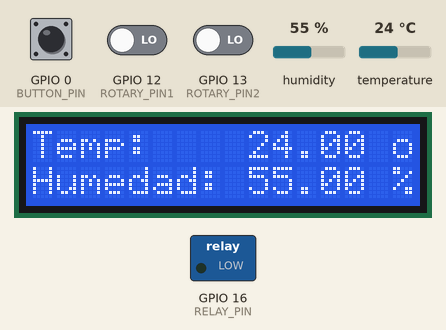
A sketch run on a simulated ESP8266 (NodeMCU). Parts: 16×2 character LCD, switched loads named in the sketch (green lamp = pin HIGH). The inputs (shaded band) are chosen by the test bench; at power-on: GPIO 0 (BUTTON_PIN) HIGH, humidity 55 %, temperature 24 °C, GPIO 12 (ROTARY_PIN1) LOW, GPIO 13 (ROTARY_PIN2) LOW. WiFi joins after 1.5 s; servers stay silent unless stated; no MQTT or app messages arrive unless stated; what the sketch prints to the serial monitor is not drawn.

Above: at 2.8 s.
2.9 s: GPIO 0 (BUTTON_PIN) pulled LOW for 0.15 s
At 3.8 s:
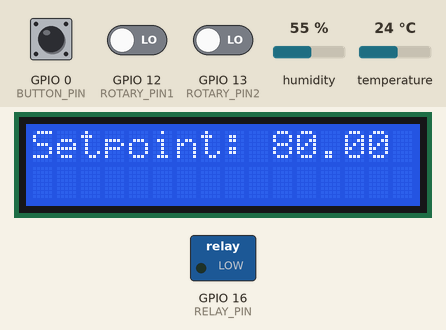
11.5 s: GPIO 0 (BUTTON_PIN) pulled LOW for 1 s
At 12.6 s:
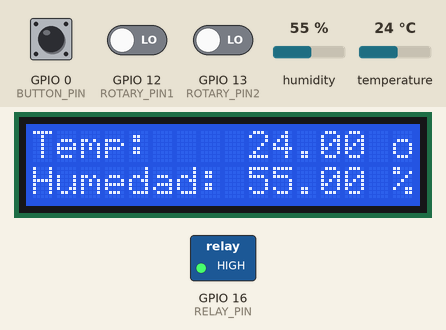
14.0 s: humidity set to 22 %
At 22.0 s:
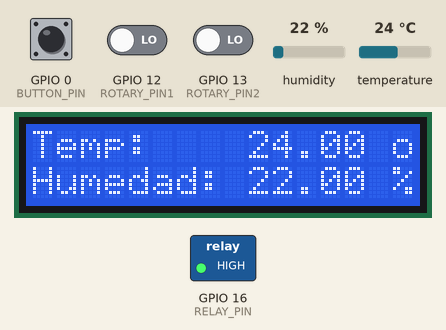
23.1 s: temperature set to 12 °C
At 32.1 s:
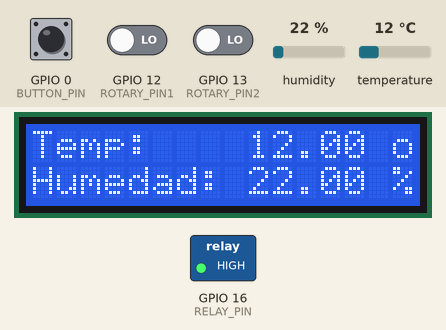
34.6 s: humidity set to 40 %
At 42.2 s:
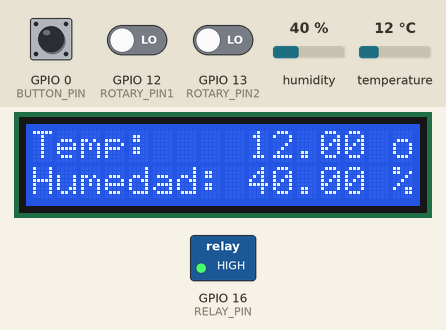
Timing chart, 0 to 43.7 s (numbered marks = the images above; inputs shaded):
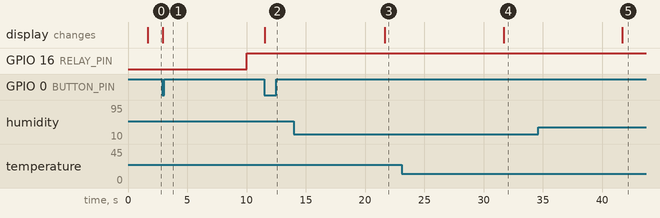

Measured:
- after the input at 2.9 s, GPIO 16 (RELAY_PIN): LOW → HIGH after 7.1 s; the display: changes at once (image 1)
- after the input at 11.5 s, the display: changes at once (image 2)
- after the input at 14.0 s, the display: changes after 7.7 s (image 3)
- after the input at 23.1 s, the display: changes after 8.6 s (image 4)
- after the input at 34.6 s, the display: changes after 7.1 s (image 5)

The sketch:

chest.ino
```cpp
#include <Wire.h>
#include <LiquidCrystal_I2C.h>
#include <ESP8266WiFi.h>
#include <ESP8266mDNS.h>
#include <WiFiUdp.h>
#include <ArduinoOTA.h>
#include <PubSubClient.h>
#include <DHT.h>
#include <Button.h>
#include "ESPRotary.h";

// WIFI
const char* ssid = "SSID"; // Enter your WiFi name
const char* password =  "password"; // Enter WiFi password

// MQTT
const char* mqttServer = "x.x.x.x";
const int mqttPort = 1883;
const char* mqttUser = "user";
const char* mqttPassword = "pass";
const char* tempTopic = "esp/chest/temp";
const char* humidityTopic = "esp/chest/humidity";
const char* setpointTopic = "esp/chest/setpoint";
long ms_publish;
#define MQTT_PULISH_MS  10000 // cada cuanto ms envio un msg a mqtt

WiFiClient espClient;
PubSubClient client(espClient);


// temperature sensor
#define DHT_PIN 14 // D5
float temperature;
float humidity;
float last_temperature;
float last_humidity;
long ms_temp;
#define DHT_POLL_MS   10000

// display
#define TRUE  1
#define FALSE 0
int dht_changed = FALSE;
DHT dht(DHT_PIN,DHT22);

// Set the LCD address to 0x27 for a 16 chars and 2 line display
LiquidCrystal_I2C lcd(0x27, 16, 2);


// Display & Menu state machine
#define STATE_SHOW        1
#define STATE_SETPOINT    2

int state = STATE_SHOW;


// Control
float setpoint = 20.0;
float setpoint_changed = FALSE;
#define OFF 0
#define ON 1
int heat = OFF;  // caldera prendida o apagada

// button
#define BUTTON_PIN  0 // D3
Button button(BUTTON_PIN);


// encoder

#define ROTARY_PIN1 12  // D6
#define ROTARY_PIN2 13  // D7
#define CLICKS_PER_STEP   4   // this number depends on your rotary encoder
#define MIN_POS   100
#define MAX_POS   400
ESPRotary encoder = ESPRotary(ROTARY_PIN1, ROTARY_PIN2, CLICKS_PER_STEP, MIN_POS, MAX_POS);

// relay
#define RELAY_PIN 16 // D0
long ms_heat_change;
#define HYSTERESIS_MS  1000*60*1   // histeresys on off - 2 minutes
int heat_now = TRUE;
long ms_poll_control;
#define CONTROL_POLL_MS  10000  // ms cada cuanto ejecuta loop de control

/*
 * init functions
 */


void connectMQTT() {
    if(client.connected()) {
      return;
    }

    if(WiFi.status() != WL_CONNECTED) {
      Serial.println("WiFi not ready to connect to MQTT");
      return;
    }

    while (!client.connected()) {
    Serial.println("Connecting to MQTT...");

    if (client.connect("ChestClient", mqttUser, mqttPassword )) {

      Serial.println("connected to MQTT");

      client.subscribe(setpointTopic);

    } else {

      Serial.print("failed with state ");
      Serial.println(client.state());
      delay(2000);

    }
  }
}


void callback(char* topic, byte* payload, unsigned int length) {


  Serial.print("Message arrived in topic: ");
  Serial.println(topic);

  Serial.print("Message:");
  for (int i = 0; i < length; i++) {
    Serial.print((char)payload[i]);
  }
  Serial.println();
  Serial.println("-----------------------");

  payload[length] = 0;
  String str = String ((char *)payload);
  float new_setpoint = str.toFloat();
  if(new_setpoint > 0 ) {
    setpoint = new_setpoint;
  }

}

void initMQTT() {
  client.setServer(mqttServer, mqttPort);
  client.setCallback(callback);
  connectMQTT();

  ms_publish = millis();
}


void connectWIFI() {
  WiFi.mode(WIFI_STA);
  WiFi.begin(ssid, password);
  WiFi.printDiag(Serial);

  while (WiFi.status() != WL_CONNECTED) {
    delay(500);
    Serial.println("Connecting to WiFi..");
  }
  Serial.println("Connected to the WiFi network");
  Serial.print("IP: ");
  Serial.println(WiFi.localIP());

  /*
  Nota: si la conexión se establece y luego se pierde por algún motivo, ESP se reconectará automáticamente al último punto
  de acceso utilizado una vez que vuelva a estar en línea. Esto se hará automáticamente mediante la librería WiFi,
  sin intervención del usuario.
   */
}

void initOTA() {

  // Port defaults to 8266
  // ArduinoOTA.setPort(8266);

  // Hostname defaults to esp8266-[ChipID]
  // ArduinoOTA.setHostname("myesp8266");

  // No authentication by default
  // ArduinoOTA.setPassword("admin");

  // Password can be set with it's md5 value as well
  // MD5(admin) = 21232f297a57a5a743894a0e4a801fc3
  // ArduinoOTA.setPasswordHash("21232f297a57a5a743894a0e4a801fc3");

  ArduinoOTA.onStart([]() {
    String type;
    if (ArduinoOTA.getCommand() == U_FLASH) {
      type = "sketch";
    } else { // U_SPIFFS
      type = "filesystem";
    }

    // NOTE: if updating SPIFFS this would be the place to unmount SPIFFS using SPIFFS.end()
    Serial.println("Start updating " + type);
  });
  ArduinoOTA.onEnd([]() {
    Serial.println("\nEnd");
  });
  ArduinoOTA.onProgress([](unsigned int progress, unsigned int total) {
    Serial.printf("Progress: %u%%\r", (progress / (total / 100)));
  });
  ArduinoOTA.onError([](ota_error_t error) {
    Serial.printf("Error[%u]: ", error);
    if (error == OTA_AUTH_ERROR) {
      Serial.println("Auth Failed");
    } else if (error == OTA_BEGIN_ERROR) {
      Serial.println("Begin Failed");
    } else if (error == OTA_CONNECT_ERROR) {
      Serial.println("Connect Failed");
    } else if (error == OTA_RECEIVE_ERROR) {
      Serial.println("Receive Failed");
    } else if (error == OTA_END_ERROR) {
      Serial.println("End Failed");
    }
  });
  ArduinoOTA.begin();

}

void initLCD() {
  // initialize the LCD
  lcd.begin();

  // Turn on the blacklight and print a message.
  lcd.backlight();
  lcd.setCursor(5,0);
  lcd.print("CHEST!");
  lcd.setCursor(1,1);
  lcd.print("Charlie's Nest");
}

void initDHT() {
  pinMode(DHT_PIN, INPUT);
  dht.begin();
  ms_temp = millis() - DHT_POLL_MS; // resto el poll period para que cuando arranque preguente enseguida por la temperatura
}

void ICACHE_RAM_ATTR encoderIRS()  {
  encoder.loop();
}

// on change
void rotate(ESPRotary& r) {
}


// on left or right rotattion
void showDirection(ESPRotary& r) {
}


void initEncoder() {
    button.begin();

    encoder.setChangedHandler(rotate);
    encoder.setLeftRotationHandler(showDirection);
    encoder.setRightRotationHandler(showDirection);

    attachInterrupt(digitalPinToInterrupt(ROTARY_PIN1), encoderIRS, CHANGE);
    attachInterrupt(digitalPinToInterrupt(ROTARY_PIN2), encoderIRS, CHANGE);
}

void initRelay() {
    pinMode(RELAY_PIN,OUTPUT);
    digitalWrite(RELAY_PIN,LOW);
    ms_heat_change = millis();
}


void setup()
{

  Serial.begin(115200);
  Serial.setDebugOutput(true);


  initLCD();
  initDHT();
  connectWIFI();
  initOTA();
  initMQTT();
  initEncoder();
  initRelay();
}

/*
 * Main functions
 */
void pollTemperature() {

    if(ms_temp + DHT_POLL_MS < millis() ) {
      ms_temp = millis();
      last_temperature = temperature;
      last_humidity = humidity;
      temperature = dht.readTemperature();
      humidity = dht.readHumidity();
      if(last_temperature != temperature || last_humidity != humidity) {
        dht_changed = TRUE;
      } else {
        dht_changed = FALSE;
      }
      return;
    }
    dht_changed=0; // si no hago un poleo entonces la temperatura no cambio
}

void log2Serial() {
    if(dht_changed) {
      Serial.print("Temperatura: ");
      Serial.print(temperature);
      Serial.print(" Humedad: ");
      Serial.println(humidity);
    }
}

// MQTT publish
void publishSetpoint(float sp) {
  client.publish(setpointTopic, String(sp).c_str(),true);
}

void publishTempHum(float t, float h) {
  client.publish(tempTopic, String(t).c_str(),true);
  client.publish(humidityTopic, String(h).c_str(),true);
}

void publishMQTT() {
    if(ms_publish + MQTT_PULISH_MS < millis()) {
        publishTempHum(temperature,humidity);
        publishSetpoint(setpoint);
        ms_publish = millis();
    }
}


void showTempLCD(int force) {
  if(dht_changed || force) {
    lcd.clear();// clear previous values from screen
    lcd.print("Temp:");
    lcd.setCursor(9,0);
    lcd.print(String(temperature).c_str());
    lcd.setCursor(15,0);
    lcd.print("o");
    lcd.setCursor(0,1);
    lcd.print("Humedad:");
    lcd.setCursor(9,1);
    lcd.print(String(humidity).c_str());
    lcd.setCursor(15,1);
    lcd.print("%");
  }
}

void showSetpointLCD(int force) {
    if(setpoint_changed || force) {
        lcd.clear();// clear previous values from screen
        lcd.print("Setpoint:");
        lcd.setCursor(10,0);
        lcd.print(String(setpoint).c_str());
    }

}


void display() {
  switch (state) {
    case STATE_SHOW:
      showTempLCD(FALSE);
      break;
    case STATE_SETPOINT:
      showSetpointLCD(FALSE);
      break;
  }
}

void checkState() {
  if ( button.pressed() )  {
      Serial.println("Button pressed");
      switch (state) {
        case STATE_SHOW:
          encoder.resetPosition((int)(setpoint*10*CLICKS_PER_STEP));
          state = STATE_SETPOINT;
          showSetpointLCD(TRUE);
          break;
        case STATE_SETPOINT:
          state = STATE_SHOW;
          showTempLCD(TRUE);
          break;
    }
  }

  if(state == STATE_SETPOINT) {
    float new_setpoint = (float)encoder.getPosition()/10;
    if(new_setpoint != setpoint) {
        setpoint = new_setpoint;
        setpoint_changed = TRUE;
    } else {
      setpoint_changed = FALSE;
    }
  }

}

void controlHeat() {
  long ms =  millis();

  // el check de control se hace cada CONTROL_POLL_MS
  if(ms_poll_control + CONTROL_POLL_MS < ms) {
    ms_poll_control = ms;


    // se tona una accion si al memos paso HYSTERESIS_MS desde la ultima accion
    if( ms_heat_change + HYSTERESIS_MS < ms || heat_now ) {

      int status = digitalRead(RELAY_PIN);
      if(temperature < setpoint ) {
        if(status == LOW) {
          heat_now = FALSE;
          digitalWrite(RELAY_PIN,HIGH);
          ms_heat_change = ms;
        }
      } else {
        if(status == HIGH) {
          digitalWrite(RELAY_PIN,LOW);
          ms_heat_change = ms;
        }
      }
    }


  }


}


/*
 * LOOP
 */

void loop() {
  pollTemperature();
  log2Serial();
  ArduinoOTA.handle();
  if(  ! client.loop() ) {
    Serial.println("MQTT disconnected");
    connectMQTT();
  } else {
      publishMQTT();
  }

  checkState();
  display();
  controlHeat();
}
```
